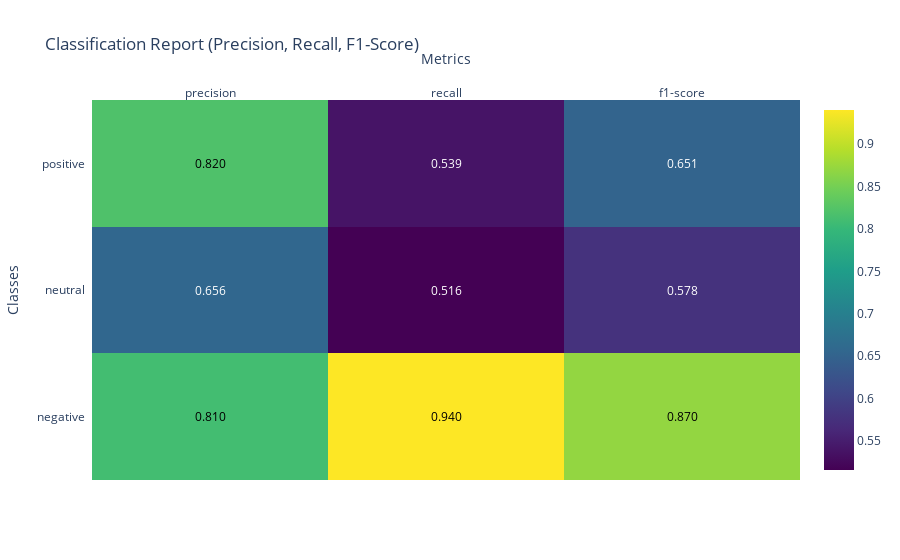

The code cell stored with this chart in its notebook:
### Code cell
#generating classification report
report = classification_report(y_test, y_pred, target_names=model.classes_, output_dict=True)

#converting to DataFrame for easier manipulation
tweet_report = pd.DataFrame(report).transpose()

#selecting relevant metrics
metrics = tweet_report.loc[model.classes_, ['precision', 'recall', 'f1-score']]

#rounding values for clarity
metrics = metrics.round(3)

#creating annotated heatmap
fig = ff.create_annotated_heatmap(
    z=metrics.values,
    x=list(metrics.columns),
    y=list(metrics.index),
    annotation_text=metrics.applymap(lambda v: f"{v:.3f}").values,
    colorscale='Viridis',
    showscale=True
)

fig.update_layout(
    title="Classification Report (Precision, Recall, F1-Score)",
    xaxis_title="Metrics",
    yaxis_title="Classes",
    font=dict(size=12)
)

fig.show()

### Figure 1 — Plotly figure (JSON) as saved in the notebook; plotly's stock layout.template omitted (floating-point values rounded to 4 significant figures)
{"data": [{"colorscale": [[0, "#440154"], [0.1111, "#482878"], [0.2222, "#3e4989"], [0.3333, "#31688e"], [0.4444, "#26828e"], [0.5556, "#1f9e89"], [0.6667, "#35b779"], [0.7778, "#6ece58"], [0.8889, "#b5de2b"], [1, "#fde725"]], "reversescale": false, "showscale": true, "type": "heatmap", "x": ["precision", "recall", "f1-score"], "y": ["negative", "neutral", "positive"], "z": [[0.81, 0.94, 0.87], [0.656, 0.516, 0.578], [0.82, 0.539, 0.651]]}], "layout": {"annotations": [{"font": {"color": "#000000"}, "showarrow": false, "text": "0.810", "x": "precision", "xref": "x", "y": "negative", "yref": "y"}, {"font": {"color": "#000000"}, "showarrow": false, "text": "0.940", "x": "recall", "xref": "x", "y": "negative", "yref": "y"}, {"font": {"color": "#000000"}, "showarrow": false, "text": "0.870", "x": "f1-score", "xref": "x", "y": "negative", "yref": "y"}, {"font": {"color": "#FFFFFF"}, "showarrow": false, "text": "0.656", "x": "precision", "xref": "x", "y": "neutral", "yref": "y"}, {"font": {"color": "#FFFFFF"}, "showarrow": false, "text": "0.516", "x": "recall", "xref": "x", "y": "neutral", "yref": "y"}, {"font": {"color": "#FFFFFF"}, "showarrow": false, "text": "0.578", "x": "f1-score", "xref": "x", "y": "neutral", "yref": "y"}, {"font": {"color": "#000000"}, "showarrow": false, "text": "0.820", "x": "precision", "xref": "x", "y": "positive", "yref": "y"}, {"font": {"color": "#FFFFFF"}, "showarrow": false, "text": "0.539", "x": "recall", "xref": "x", "y": "positive", "yref": "y"}, {"font": {"color": "#FFFFFF"}, "showarrow": false, "text": "0.651", "x": "f1-score", "xref": "x", "y": "positive", "yref": "y"}], "font": {"size": 12}, "title": {"text": "Classification Report (Precision, Recall, F1-Score)"}, "xaxis": {"dtick": 1, "gridcolor": "rgb(0, 0, 0)", "side": "top", "ticks": "", "title": {"text": "Metrics"}}, "yaxis": {"dtick": 1, "ticks": "", "ticksuffix": "  ", "title": {"text": "Classes"}}}}
